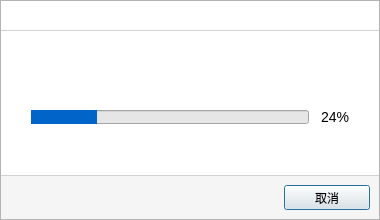
<?xml version="1.0" encoding="UTF-8"?>
<ui version="4.0">
 <class>ProgressDialogClass</class>
 <widget class="QDialog" name="ProgressDialogClass">
  <property name="geometry">
   <rect>
    <x>0</x>
    <y>0</y>
    <width>380</width>
    <height>220</height>
   </rect>
  </property>
  <property name="windowTitle">
   <string>Dialog</string>
  </property>
  <layout class="QHBoxLayout" name="horizontalLayout">
   <property name="spacing">
    <number>0</number>
   </property>
   <property name="margin">
    <number>0</number>
   </property>
   <item>
    <widget class="QWidget" name="mainwidget_" native="true">
     <property name="styleSheet">
      <string notr="true">QWidget#mainwidget_{background:white; border:1px solid #B4B4B4;}</string>
     </property>
     <layout class="QVBoxLayout" name="verticalLayout" stretch="30,0,146,0,44">
      <property name="spacing">
       <number>0</number>
      </property>
      <property name="margin">
       <number>1</number>
      </property>
      <item>
       <widget class="ltp::base::DialogTitleWidget" name="titleWidget_" native="true"/>
      </item>
      <item>
       <widget class="Line" name="line_3">
        <property name="minimumSize">
         <size>
          <width>0</width>
          <height>1</height>
         </size>
        </property>
        <property name="maximumSize">
         <size>
          <width>16777215</width>
          <height>1</height>
         </size>
        </property>
        <property name="styleSheet">
         <string notr="true">QFrame{border:none;background:#D2D2D2;}</string>
        </property>
        <property name="orientation">
         <enum>Qt::Horizontal</enum>
        </property>
       </widget>
      </item>
      <item>
       <widget class="QWidget" name="contentWidget_" native="true">
        <property name="styleSheet">
         <string notr="true">background:white;</string>
        </property>
        <layout class="QVBoxLayout" name="verticalLayout_2">
         <property name="spacing">
          <number>19</number>
         </property>
         <property name="leftMargin">
          <number>30</number>
         </property>
         <property name="topMargin">
          <number>0</number>
         </property>
         <property name="rightMargin">
          <number>30</number>
         </property>
         <item>
          <spacer name="verticalSpacer">
           <property name="orientation">
            <enum>Qt::Vertical</enum>
           </property>
           <property name="sizeHint" stdset="0">
            <size>
             <width>20</width>
             <height>62</height>
            </size>
           </property>
          </spacer>
         </item>
         <item>
          <widget class="QLabel" name="contentLabel_">
           <property name="styleSheet">
            <string notr="true">font:14px SIMHEI;</string>
           </property>
           <property name="text">
            <string/>
           </property>
          </widget>
         </item>
         <item>
          <widget class="QProgressBar" name="progressBar_">
           <property name="minimumSize">
            <size>
             <width>0</width>
             <height>14</height>
            </size>
           </property>
           <property name="maximumSize">
            <size>
             <width>16777215</width>
             <height>14</height>
            </size>
           </property>
           <property name="styleSheet">
            <string notr="true">QProgressBar{background-color:#E6E6E6; text-align:right; margin-right:40px; font:14px Arial;} 
QProgressBar::chunk{background-color:#0064C8;}</string>
           </property>
           <property name="value">
            <number>24</number>
           </property>
          </widget>
         </item>
         <item>
          <spacer name="verticalSpacer_2">
           <property name="orientation">
            <enum>Qt::Vertical</enum>
           </property>
           <property name="sizeHint" stdset="0">
            <size>
             <width>20</width>
             <height>62</height>
            </size>
           </property>
          </spacer>
         </item>
        </layout>
       </widget>
      </item>
      <item>
       <widget class="Line" name="line_2">
        <property name="minimumSize">
         <size>
          <width>0</width>
          <height>1</height>
         </size>
        </property>
        <property name="maximumSize">
         <size>
          <width>16777215</width>
          <height>1</height>
         </size>
        </property>
        <property name="styleSheet">
         <string notr="true">QFrame{border:none;background:#D2D2D2;}</string>
        </property>
        <property name="orientation">
         <enum>Qt::Horizontal</enum>
        </property>
       </widget>
      </item>
      <item>
       <widget class="QWidget" name="bottomWidget_" native="true">
        <property name="styleSheet">
         <string notr="true">#bottomWidget_{background:#F5F5F5;}</string>
        </property>
        <layout class="QHBoxLayout" name="horizontalLayout_3">
         <item>
          <spacer name="horizontalSpacer_2">
           <property name="orientation">
            <enum>Qt::Horizontal</enum>
           </property>
           <property name="sizeHint" stdset="0">
            <size>
             <width>287</width>
             <height>20</height>
            </size>
           </property>
          </spacer>
         </item>
         <item>
          <widget class="ltp::base::DialogButton" name="cancelButton_">
           <property name="minimumSize">
            <size>
             <width>86</width>
             <height>24</height>
            </size>
           </property>
           <property name="text">
            <string>取消</string>
           </property>
          </widget>
         </item>
        </layout>
       </widget>
      </item>
     </layout>
    </widget>
   </item>
  </layout>
 </widget>
 <customwidgets>
  <customwidget>
   <class>ltp::base::DialogTitleWidget</class>
   <extends>QWidget</extends>
   <header>base/dialogtitlewidget.h</header>
   <container>1</container>
  </customwidget>
  <customwidget>
   <class>ltp::base::DialogButton</class>
   <extends>QPushButton</extends>
   <header>base/pushbutton.h</header>
  </customwidget>
 </customwidgets>
 <resources/>
 <connections/>
</ui>
